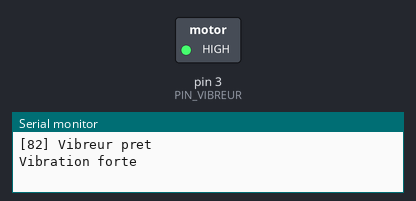
Bench run of a sketch on a simulated Arduino Uno, built with avr-gcc and run on an emulated ATmega328P. On the bench: switched loads named in the sketch (green lamp = pin HIGH), the last lines printed to the serial monitor.

Above: at 0.05 s.
At 1.0 s:
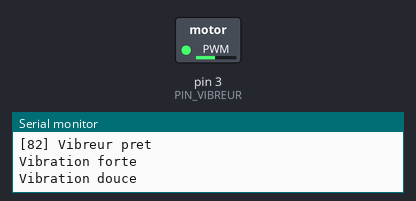
At 2.5 s:
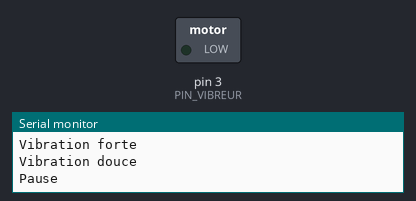
Timing chart, 0 to 5.8 s (numbered marks = the images above):
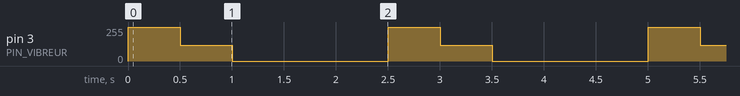

The sketch:

82_Moteur_Vibreur.ino
```cpp
/*
 * =====================================================================
 *  Arduino Lab Nexus v6.1.0 STABLE  -  Moteur vibreur
 * =====================================================================
 *  Explication : Commande un moteur vibreur via un transistor NPN, avec intensité variable en PWM.
 *  Carte       : Arduino UNO / Nano (ATmega328P) - compatible Mega
 *  Moniteur    : 9600 bauds
 *
 *  Câblage :
 *   Arduino 5V     -> Moteur + (diode en parallèle)
 *   Arduino D3     -> Base transistor (via 1k)
 *   Arduino GND    -> Émetteur transistor
 *
 *  Bibliothèques requises (arduino-cli lib install "...") : aucune
 * =====================================================================
 */
// @libs:

// Le moteur est entre 5V et le collecteur du transistor
const uint8_t PIN_VIBREUR = 3;   // PWM

void setup() {
  pinMode(PIN_VIBREUR, OUTPUT);
  Serial.begin(9600);
  Serial.println(F("[82] Vibreur pret"));
}

void loop() {
  // Vibration forte
  Serial.println(F("Vibration forte"));
  analogWrite(PIN_VIBREUR, 255);
  delay(500);
  // Vibration douce
  Serial.println(F("Vibration douce"));
  analogWrite(PIN_VIBREUR, 120);
  delay(500);
  // Pause
  Serial.println(F("Pause"));
  analogWrite(PIN_VIBREUR, 0);
  delay(1500);
}
```

Measured:
- by itself, pin 3 (PIN_VIBREUR): repeats every 2.5 s: 120/255 0.50 s, 0/255 1.5 s, 255/255 0.50 s
